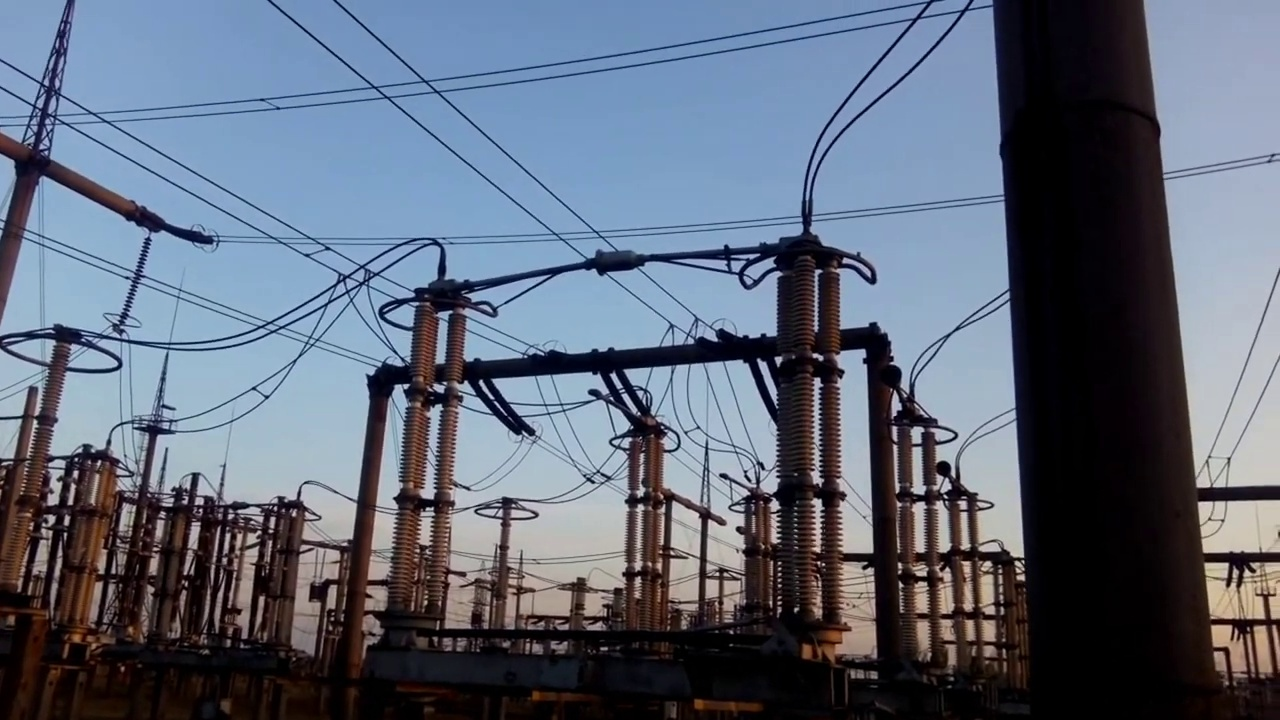
#> input picture Licencjat/SplitedVidos/Nowy folder (1)/frame191.jpg, 1280 x 720 px; its folder holds 3 pictures in this run
$ python App.py
#> lines starting #> are read from the running program, lines starting #| are printed output that depends on the picture
import os
import shutil
import cv2

if __name__ == "__main__":
    for folder in os.listdir("SplitedVidos"):
        print(folder)
        frame0 = os.listdir(f"SplitedVidos/{folder}")[0]
        f1 = cv2.imread(f"SplitedVidos/{folder}/{frame0}")
#> f1 is the input picture: shape (720, 1280, 3); mean B, G, R 120, 103.8, 94.8
        counter = 0
        try:
            shutil.rmtree(f"SplitedDelta/{folder}")
        except FileNotFoundError:
            pass

        os.mkdir(f"SplitedDelta/{folder}")
        a = list(map(lambda x: int(x.split(f"frame")[1].split(".jpg")[0]), os.listdir(f"SplitedVidos/{folder}/")))

        jump = 5
        for i in range(1, len(a), jump):
            print(i)
            f2 = cv2.imread(f"SplitedVidos/{folder}/frame{a[i]}.jpg")
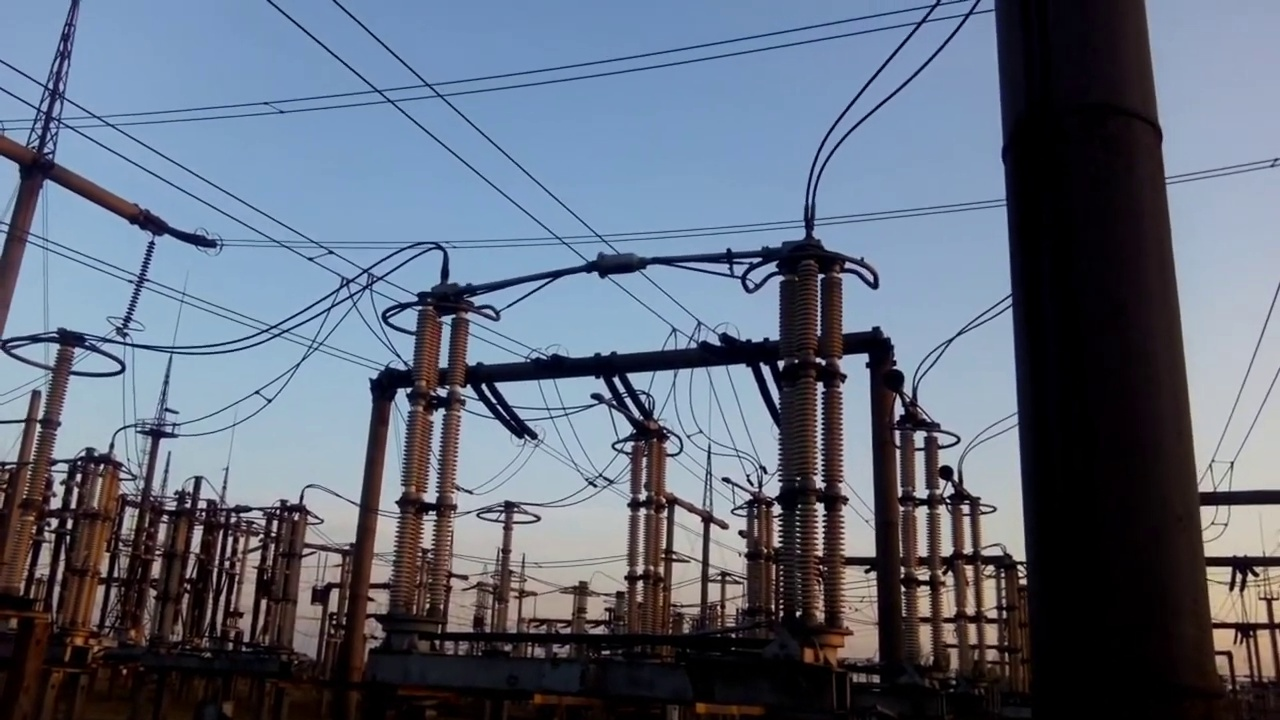
#> input picture Licencjat/SplitedVidos/Nowy folder (1)/frame195.jpg, 1280 x 720 px
#> f2 is the input picture: shape (720, 1280, 3); mean B, G, R 120.9, 104.3, 95.3
            delta = cv2.subtract(f1, f2)
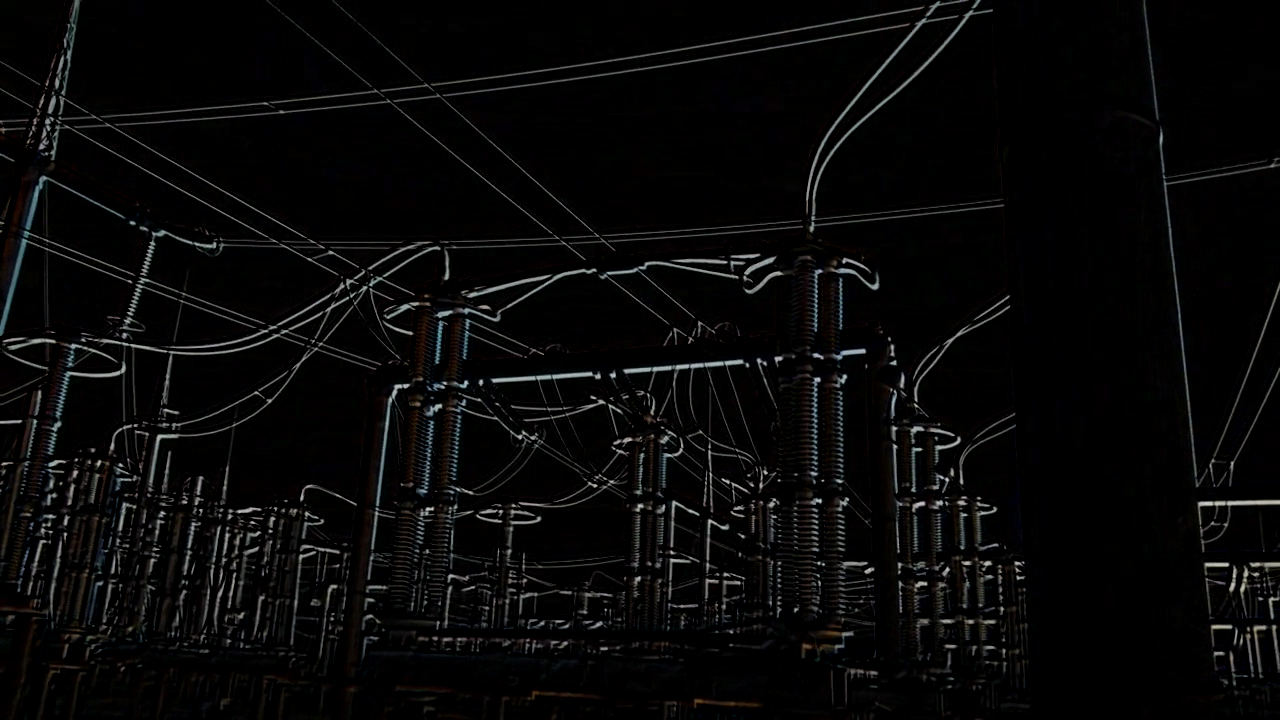
#> delta: shape (720, 1280, 3); mean B, G, R 8, 8.1, 8.2
            cv2.imwrite(f"SplitedDelta/{folder}/delta{counter}.jpg", delta)
            counter += 1
            f1 = f2
